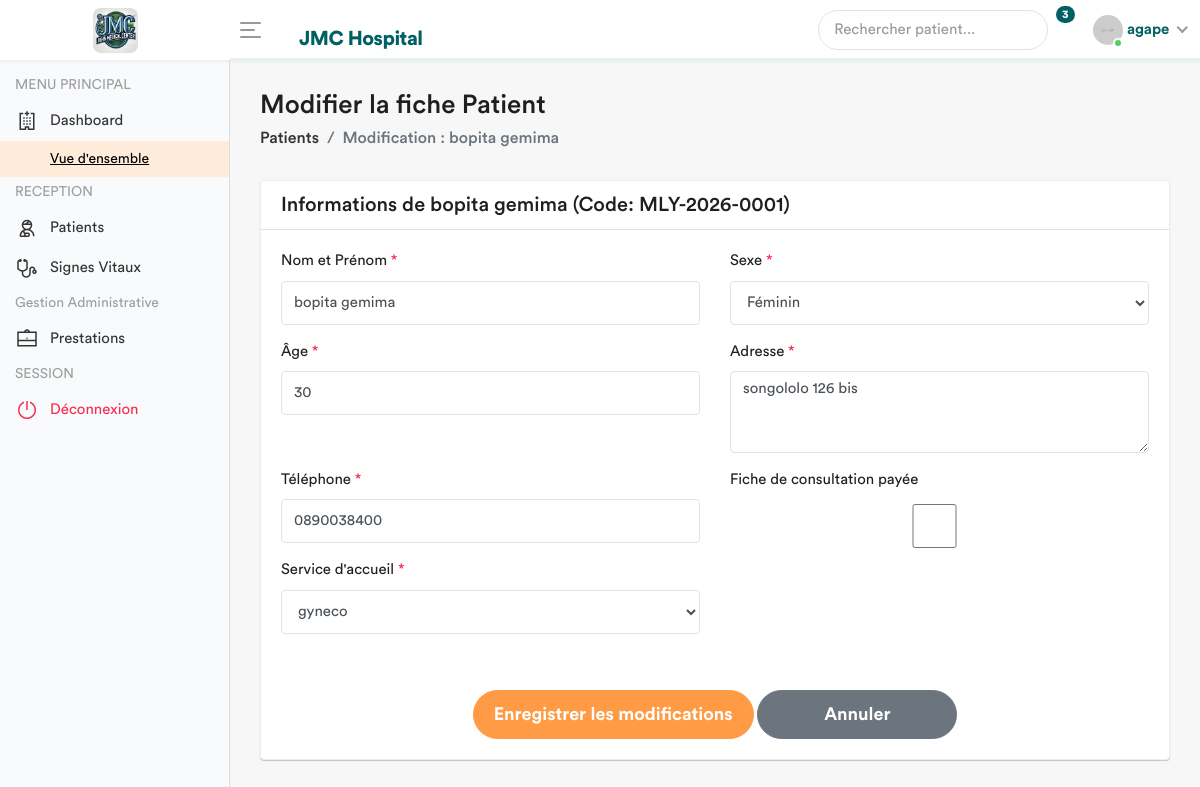
The page /patients/modifier/1/ (signed in) on the database as committed earlier.
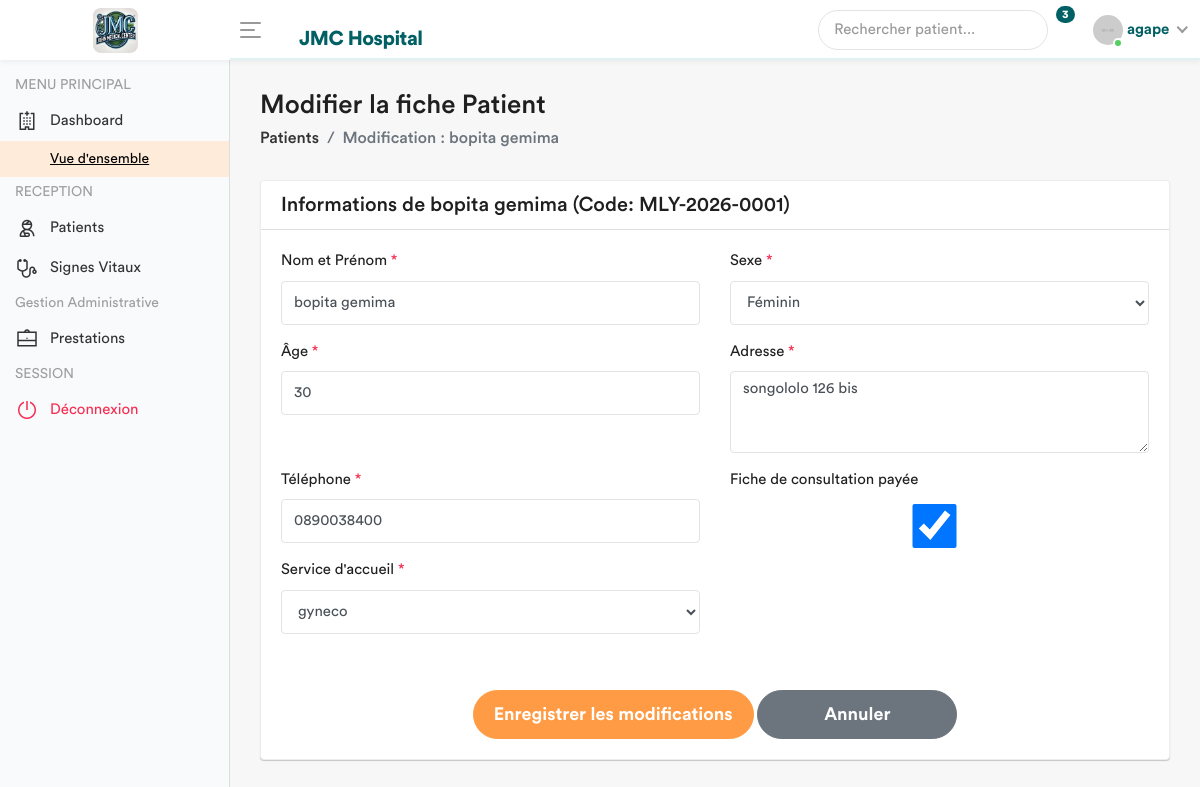
The same page on the database as committed later.
### app/models.py (models this page shows, shortened)
class Patient(models.Model):
    code_patient = models.CharField(max_length=20, unique=True, editable=False)
    noms = models.CharField(max_length=100)
    sexe = models.CharField(max_length=1, choices=[('M', 'Masculin'), ('F', 'Féminin')])
    age = models.CharField(max_length=30)
    adresse = models.TextField()
    telephone = models.CharField(max_length=20)
    fiche_payee = models.BooleanField(default=False)
    service = models.ForeignKey('Service', on_delete=models.PROTECT, related_name='patients', null=True)
    created_by = models.ForeignKey(User, on_delete=models.SET_NULL, null=True, related_name='patients_crees')
    date_creation = models.DateTimeField(auto_now_add=True)
    date_modification = models.DateTimeField(auto_now=True)
    class Meta:
        verbose_name = "Patient"
        verbose_name_plural = "Patients"

### app/views.py (the view)
# urls.py: path('patients/modifier/<int:pk>/', views.modifier_patient, name='modifier_patient'),
@login_required
def modifier_patient(request, pk):
    patient = get_object_or_404(Patient, pk=pk)
    if request.method == 'POST':
        form = PatientForm(request.POST, instance=patient)
        if form.is_valid():
            form.save()
            messages.success(request, f"La fiche de {patient.noms} a été mise à jour.")
            return redirect('enregistrement_patient')
    else:
        form = PatientForm(instance=patient)
    role = Fonction.objects.filter(userKey = request.user).first()
    fonctionKey = role.fonctionKey.roleName if role else None
    return render(request, 'back-end/patient/modifier_patient.html', {
        'form': form,
        'patient': patient ,
        'fonctionKey' : fonctionKey
    })

### app/models.py (called while the page is built)
    def __str__(self):
        return self.nom

### app/templates/back-end/patient/modifier_patient.html (shortened to what this page needs)
<!DOCTYPE html>
{% load static %}
<html lang="fr">
    <head>
        {% include 'back-end/includes/css.html' %}
    </head>
    <body>
        <div class="main-wrapper">
            {% include 'back-end/includes/header.html' %}
            {% include 'back-end/includes/sidebar.html' %}
            <div class="page-wrapper">
                <div class="content container-fluid">
                    <div class="page-header">
                        <div class="row align-items-center">
                            <div class="col">
                                <h3 class="page-title">Modifier la fiche Patient</h3>
                                <ul class="breadcrumb">
                                    <li class="breadcrumb-item"><a href="{% url 'enregistrement_patient' %}">Patients</a></li>
                                    <li class="breadcrumb-item active">Modification : {{ patient.noms }}</li>
                                </ul>
                            </div>
                        </div>
                    </div>
                    <div class="row">
                        <div class="col-lg-12">
                            <div class="card">
                                <div class="card-header">
                                    <h4 class="card-title mb-0">Informations de {{ patient.noms }} (Code: {{ patient.code_patient }})</h4>
                                </div>
                                <div class="card-body">
                                    <form method="POST">
                                        <div class="row">
                                            {% for field in form %}
                                                <div class="col-sm-6">
                                                    <div class="form-group">
                                                        <label>{{ field.label }} {% if field.field.required %}<span class="text-danger">*</span>{% endif %}</label>
                                                        {{ field }}
                                                    </div>
                                                </div>
                                            {% endfor %}
                                        </div>
                                        <div class="submit-section">
                                            <button type="submit" class="btn btn-primary submit-btn">Enregistrer les modifications</button>
                                            <a href="{% url 'enregistrement_patient' %}" class="btn btn-secondary submit-btn">Annuler</a>
                                        </div>
                                    </form>
                                </div>
                            </div>
                        </div>
                    </div>
                </div>
            </div>
        </div>
    </body>
</html>

Rows that differ between the two databases and show on the page:
changed Patient "bopita gemima": fiche_payee "☐" → "☑"
